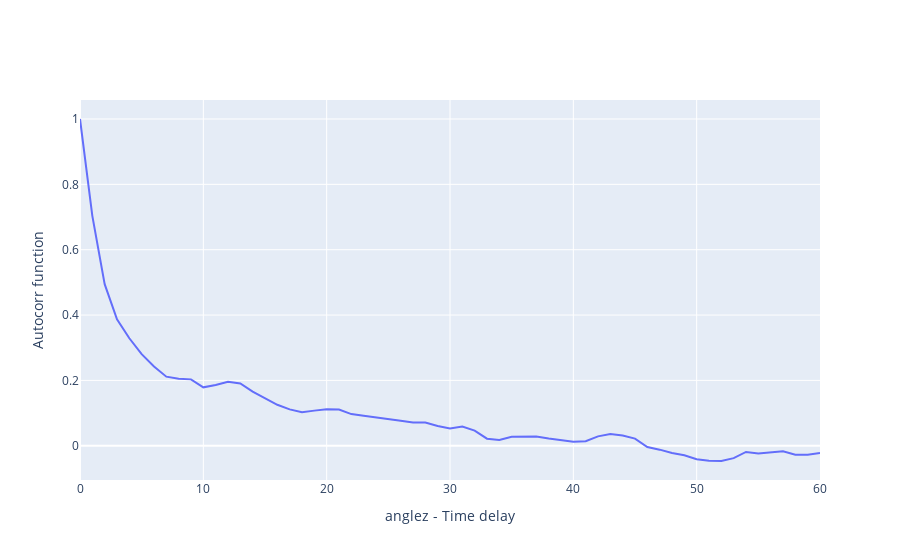
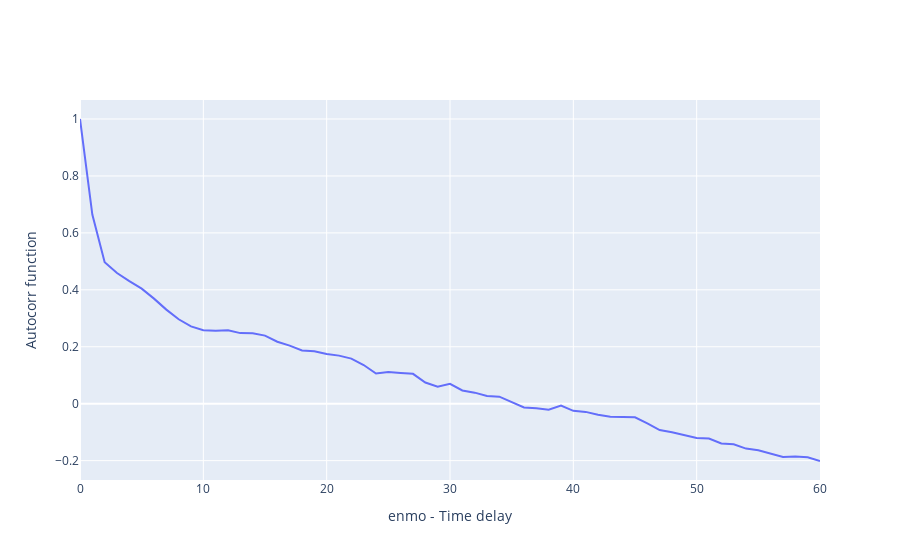

Write notebook code for charts like these, in order.
### Markdown cell above
##### Autocorr function

### Code cell
#plot autocorrelation function
max_delay = 60
acf_y = acf(anglez_series, nlags=max_delay)
fig = go.Figure(data=go.Scatter(y=acf_y))
fig.update_layout(xaxis_title="anglez - Time delay", yaxis_title="Autocorr function")
fig.show()

max_delay = 60
acf_y = acf(enmo_series, nlags=max_delay)
fig = go.Figure(data=go.Scatter(y=acf_y))
fig.update_layout(xaxis_title="enmo - Time delay", yaxis_title="Autocorr function")
fig.show()

### Figure 1 — Plotly figure (JSON) as saved in the notebook; plotly's stock layout.template omitted (floating-point values rounded to 4 significant figures)
{"data": [{"type": "scatter", "y": [1, 0.7036, 0.4946, 0.3873, 0.3289, 0.2805, 0.2424, 0.2114, 0.2054, 0.2032, 0.1788, 0.1857, 0.196, 0.1908, 0.1655, 0.1463, 0.1253, 0.1113, 0.1027, 0.1075, 0.1118, 0.1111, 0.09695, 0.09177, 0.08734, 0.08294, 0.07675, 0.07082, 0.07087, 0.06038, 0.05319, 0.0586, 0.04637, 0.0217, 0.01771, 0.02757, 0.02733, 0.02825, 0.02189, 0.01643, 0.01203, 0.01379, 0.02865, 0.03617, 0.03118, 0.0218, -0.003935, -0.01192, -0.02203, -0.02919, -0.04123, -0.0461, -0.04666, -0.03789, -0.01893, -0.02357, -0.01986, -0.01669, -0.02732, -0.0277, -0.02232]}], "layout": {"xaxis": {"title": {"text": "anglez - Time delay"}}, "yaxis": {"title": {"text": "Autocorr function"}}}}

### Figure 2 — Plotly figure (JSON) as saved in the notebook; plotly's stock layout.template omitted (floating-point values rounded to 4 significant figures)
{"data": [{"type": "scatter", "y": [1, 0.6643, 0.497, 0.4592, 0.4303, 0.4041, 0.3691, 0.3305, 0.2966, 0.2718, 0.2581, 0.2565, 0.2578, 0.2479, 0.2473, 0.2393, 0.2177, 0.2041, 0.1867, 0.1845, 0.1749, 0.1689, 0.1583, 0.1359, 0.1062, 0.1115, 0.1078, 0.1049, 0.07453, 0.05952, 0.06986, 0.04658, 0.03885, 0.02679, 0.02481, 0.006656, -0.01294, -0.0158, -0.02122, -0.00659, -0.02494, -0.02876, -0.03884, -0.04587, -0.04576, -0.04759, -0.06907, -0.09241, -0.1003, -0.1115, -0.1207, -0.1223, -0.14, -0.1427, -0.1576, -0.1638, -0.1744, -0.1872, -0.1854, -0.1884, -0.2012]}], "layout": {"xaxis": {"title": {"text": "enmo - Time delay"}}, "yaxis": {"title": {"text": "Autocorr function"}}}}
